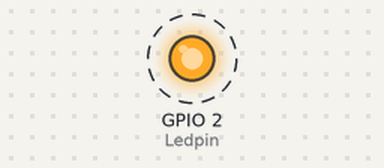
The program below on a simulated ESP32. Shown: output pins drawn as LEDs (lit = HIGH). Dashed ring = blinking.

Above: at 0.2 s.
Timing chart, 0 to 3.0 s (numbered marks = the images above):
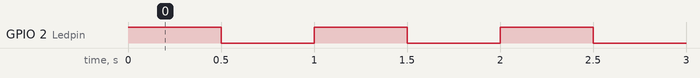

The program:

main.cpp
```cpp
#include <Arduino.h>

//using only one core
#if CONFIG_FREERTOS_UNICORE
static const BaseType_t app_cpu = 0;
#else
static const BaseType_t app_cpu = 1;
#endif

//pins
static const int Ledpin = 2;

//our task to blink an led
void toggleLED(void *paramter){
  while (1)
  {
    digitalWrite(Ledpin, HIGH);
    vTaskDelay(500/portTICK_PERIOD_MS);
    digitalWrite(Ledpin,LOW);
    vTaskDelay(500/portTICK_PERIOD_MS);
  }

}
void setup() {

  Serial.begin(115200);
  pinMode(Ledpin,OUTPUT);
  //creating task
  xTaskCreatePinnedToCore(  // use xTaskCreate in vanilla FreeRTOS
    toggleLED, // function to be called
    "blinkingLED",// name of the task
    1024, // stack size
    NULL, // parameter to be passed
    1, // priority
    NULL, // task handle
    app_cpu // core to run the task
  );

}

void loop() {
  // put your main code here, to run repeatedly:
}
```

Measured:
- by itself, GPIO 2 (Ledpin): alternates HIGH for 0.50 s and LOW for 0.50 s
